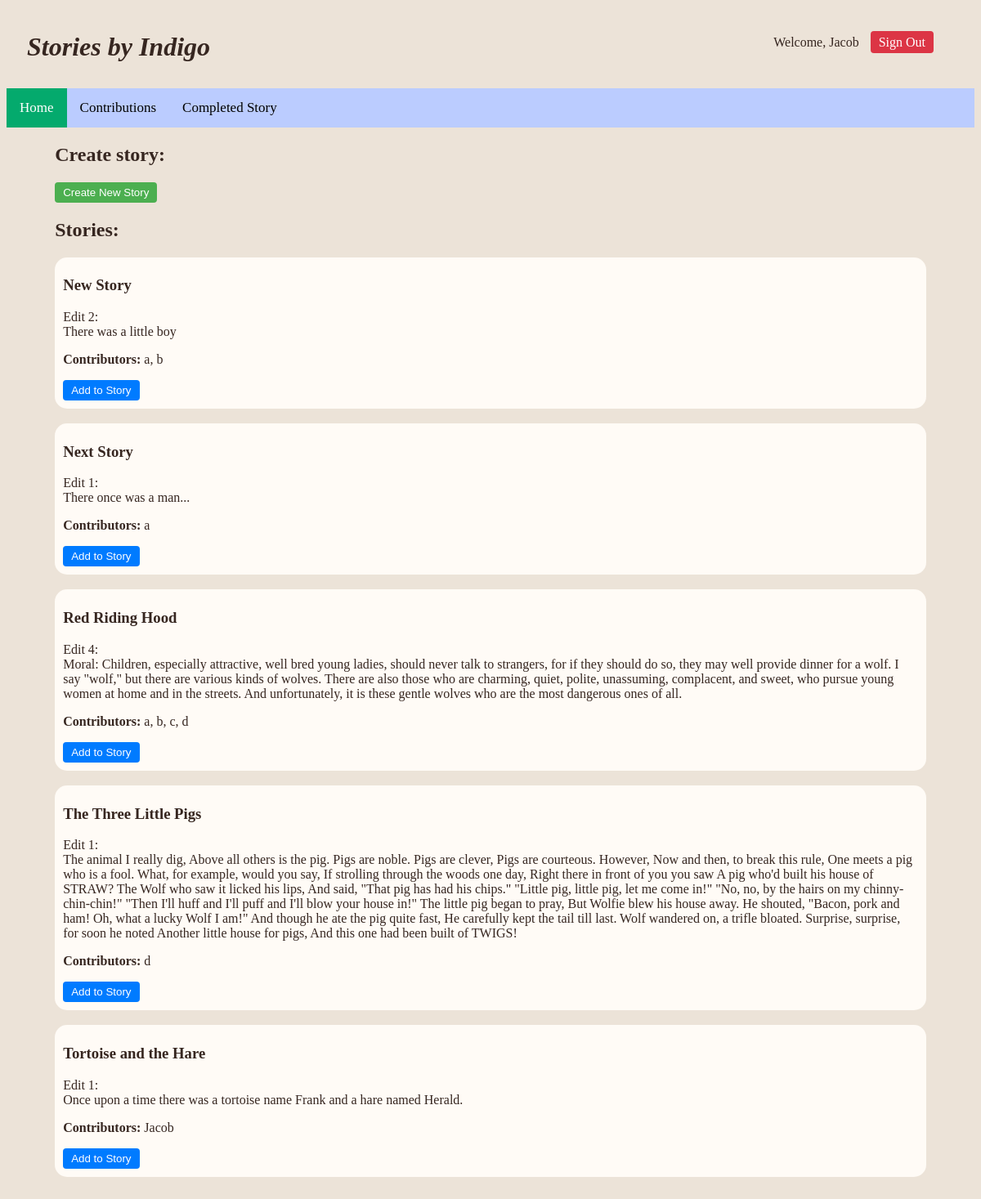
The page / (signed in) on the database its author committed.
### tables this page shows
CREATE TABLE users (
                user_id INTEGER PRIMARY KEY AUTOINCREMENT,
                username TEXT NOT NULL UNIQUE,
                password_hash TEXT NOT NULL
            );

### __init__.py (the view)
@app.route('/')
def home():
    content = display_stories()
    if 'username' in session:
        username = session['username']
        return render_template('home.html', content=content, username=username)
    return render_template('home.html', content=content)

### database.py (called while the page is built)
def get_db_connection():
    conn = sqlite3.connect(DB_PATH)
    conn.row_factory = sqlite3.Row  # So I can access dictionary items using their column name instead of indexing
    return conn

def get_contributors(story_id):
    conn = get_db_connection()
    cur = conn.cursor()
    result = cur.execute("SELECT user_id FROM story_edits WHERE story_id = ?", (story_id,)).fetchall()
    all_users = [row['user_id'] for row in result]
    contributors = []
    for user in all_users:
        username = cur.execute("SELECT username FROM users WHERE user_id = ?", (user,)).fetchone()[0]
        contributors.append(username)
    conn.close()
    return contributors

### templates/home.html (shortened to what this page needs)
<!DOCTYPE html>
<html>
  <head>
    <link rel="stylesheet" href="{{ url_for('static', filename='style.css') }}">
  </head>
  <body>
    <header>
      <h1> <i>Stories by Indigo </i></h1>
    {% if session['username'] %}
        <div class="welcome-container">
            Welcome, {{ session['username'] }}
            <a href="{{ url_for('logout') }}" class="signout-btn">Sign Out</a>
        </div>
    {% endif %}
    </header>
  <div class="topnav">
  <a class="active" href="#home">Home</a>
  <a href="/contributions">Contributions</a>
  <a href="/completed">Completed Story</a>
</div>
    <div class="main-content">
    <div class="create-container">
        <h2> Create story:</h3>
        <div class="button-container">
            <a href="{{ url_for('create_new') }}" class="create-link"><button type="button"
class="create-btn">Create New Story</button></a>
        </div>
    </div>
        <h2> Stories: </h2>
        {{ content | safe }}
    </div>
    <br><br>
  </body>
</html>

### static/style.css (style rules this page uses)
.button-container { display: flex; width: 100%; justify-content: space-between; gap: 10px; }
.welcome-container { padding: 20px; margin: 5px; }
.signout-btn { background-color: #dc3545; color: white; padding: 5px 10px; text-decoration: none; margin-left: 10px; border-radius: 4px; }
.create-btn { background-color: #4CAF50; color: white; padding: 5px 10px; border-radius: 4px; border: none; cursor: pointer; }
.add-btn { background-color: #007bff; color: white; padding: 5px 10px; border-radius: 4px; border: none; cursor: pointer; }
.topnav { overflow: hidden; background-color: #BBCCFF; }
.topnav a { float: left; color: #000000; text-align: center; padding: 14px 16px; text-decoration: none; font-size: 17px; }
.topnav a.active { background-color: #04AA6D; color: white; }
html { font-family: Verdana; }
header { display: flex; flex-direction: row; justify-content: space-between; padding: 10px 25px; }
.main-content { margin: 0 5%; }
html { background-color:rgb(236, 227, 216); color:#362620; }

### rows shown on the page
users: username "Jacob", username "New Story Edit 2: There was a little boy Contributors: a, b Add to Story Next Story Edit 1: There once was a man... Contributors: a Add to Story Red Riding Hood Edit 4: Moral: Children, especially attractive, well bred young ladies, should never talk to strangers, for if they should do so, they may well provide dinner for a wolf. I say \"wolf,\" but there are various kinds of wolves. There are also those who are charming, quiet, polite, unassuming, complacent, and sweet, who pursue young women at home and in the streets. And unfortunately, it is these gentle wolves who are the most dangerous ones of all. Contributors: a, b, c, d Add to Story The Three Little Pigs Edit 1: The animal I really…"
